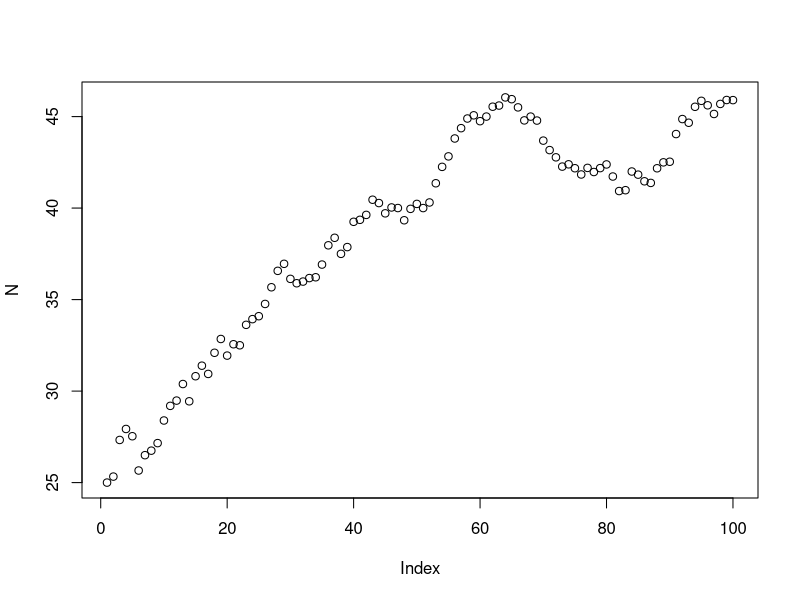
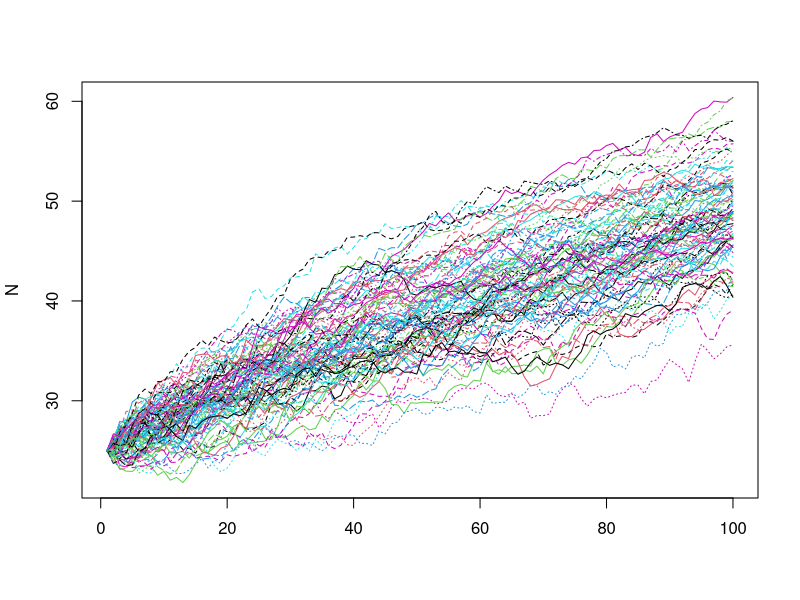
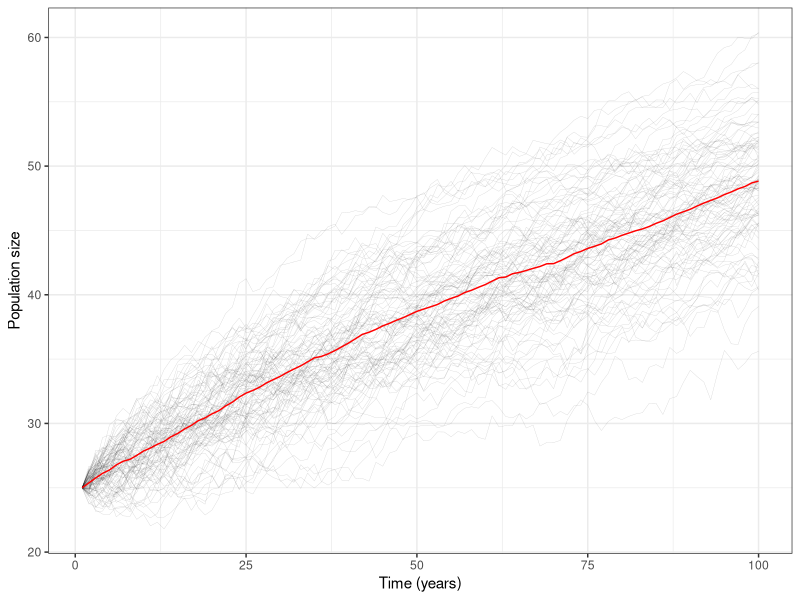

These charts were generated, in order, by the following R code:
## ---- chunk 1
knitr::opts_chunk$set(echo = TRUE)
## ---- chunk 2
# numeric vector
my_vector <- vector(mode = "numeric", length = 100)

# logical
my_second_vector <- vector(mode = "logical", length = 20)

## ---- chunk 3
length(my_vector)

length(my_second_vector)

## ---- chunk 4

class(my_vector)

class(my_second_vector)

## ---- chunk 5

# using c to create a vector
m_vector <- c(1:50)

# what is the 1st element
m_vector[1]

# what is the last element
m_vector[-1]

# what is the 7th element
m_vector[7]

# select a range from a vector
m_vector[3:7]
## ---- chunk 6
# Create a 10 x 10 vector of NAs
my_matrix <- matrix(data = 1:100, nrow = 20, ncol = 5)
## ---- chunk 7
# What are the dimensions
dim(my_matrix)
## ---- chunk 8
# How many elements are there?
length(my_matrix)
## ---- chunk 9
class(my_matrix)
## ---- chunk 10
my_matrix[2,]  # 1st numer is always row

my_matrix[,3]  # Index a column

my_matrix[8,3]  # index a cell

my_matrix[8,3] <- 100000  # replace a cell

my_matrix[,5] <- 10   # replace a column
## ---- chunk 11
for (i in 1:10){
  print(i)  # replce i with "Hello World", will print 10x
}
## ---- chunk 12
rnorm(n = 5, mean = 10, sd = 2)
## ---- chunk 13
# set up the model parameters
K <- 100
nsteps <- 100
mu <- 0.4
sigma <- 1

# set up model objets
N <- vector(mode = "numeric", length = nsteps)
N[1] <- 25

# Model it
for(t in 2:nsteps){
  r <- rnorm(n = 1, mean = mu, sd = sigma)
  N[t] <- N[t-1] + r * (1 - N[t-1] / K)
}

# Visualize
plot(N)
## ---- chunk 14
# set up the model parameters
K <- 100
nsteps <- 100
mu <- 0.4
sigma <- 1

# set up model objets
N <- matrix(data = NA, nrow = nsteps, ncol = 100)
N[1,] <- 25

# Model it
for(t in 2:nsteps){
  r <- rnorm(n = 100, mean = mu, sd = sigma)
  N[t,] <- N[t-1,] + r * (1 - N[t-1,] / K)
}

# Visualize
matplot(N, type = "l")
## ---- chunk 15
library(tidyverse)

# create data.frame
my_data <- as_tibble(N) %>% 
  mutate(time = 1:nsteps) %>% 
  gather(run, N, -time)

# visualize it
ggplot(data = my_data, mapping = aes(x = time, y = N)) + 
  geom_line(aes(group = run), size = 0.1, alpha = 0.2) +
  stat_summary(geom = "line", fun = mean, color = "red") +
  theme_bw() +
  labs(x = "Time (years)", y = "Population size")

